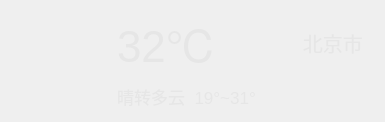
     <widget class="QWidget" name="widget_02" native="true">
      <property name="styleSheet">
       <string notr="true">color: rgb(230, 230, 230);</string>
      </property>
      <layout class="QHBoxLayout" name="horizontalLayout_11">
       <item>
        <layout class="QHBoxLayout" name="horizontalLayout_10">
         <item>
          <widget class="QLabel" name="label_tianqiicon">
           <property name="minimumSize">
            <size>
             <width>100</width>
             <height>100</height>
            </size>
           </property>
           <property name="maximumSize">
            <size>
             <width>100</width>
             <height>100</height>
            </size>
           </property>
           <property name="text">
            <string/>
           </property>
           <property name="pixmap">
            <pixmap resource="../res.qrc">:/res/type/Qing.png</pixmap>
           </property>
           <property name="scaledContents">
            <bool>true</bool>
           </property>
          </widget>
         </item>
         <item>
          <layout class="QGridLayout" name="gridLayout_7">
           <item row="1" column="0">
            <widget class="QLabel" name="label_tianqi">
             <property name="font">
              <font>
               <pointsize>13</pointsize>
              </font>
             </property>
             <property name="text">
              <string>晴转多云  19°~31°</string>
             </property>
             <property name="alignment">
              <set>Qt::AlignCenter</set>
             </property>
            </widget>
           </item>
           <item row="0" column="0">
            <widget class="QLabel" name="label_wendu">
             <property name="font">
              <font>
               <family>Microsoft YaHei UI</family>
               <pointsize>33</pointsize>
               <weight>50</weight>
               <italic>false</italic>
               <bold>false</bold>
              </font>
             </property>
             <property name="styleSheet">
              <string notr="true"/>
             </property>
             <property name="text">
              <string>32℃</string>
             </property>
            </widget>
           </item>
           <item row="0" column="2">
            <widget class="QLabel" name="label_city">
             <property name="minimumSize">
              <size>
               <width>30</width>
               <height>0</height>
              </size>
             </property>
             <property name="font">
              <font>
               <pointsize>15</pointsize>
              </font>
             </property>
             <property name="text">
              <string>北京市  </string>
             </property>
             <property name="alignment">
              <set>Qt::AlignRight|Qt::AlignTrailing|Qt::AlignVCenter</set>
             </property>
            </widget>
           </item>
           <item row="1" column="1">
            <spacer name="horizontalSpacer_2">
             <property name="orientation">
              <enum>Qt::Horizontal</enum>
             </property>
             <property name="sizeHint" stdset="0">
              <size>
               <width>40</width>
               <height>20</height>
              </size>
             </property>
            </spacer>
           </item>
          </layout>
         </item>
        </layout>
       </item>
      </layout>
     </widget>
